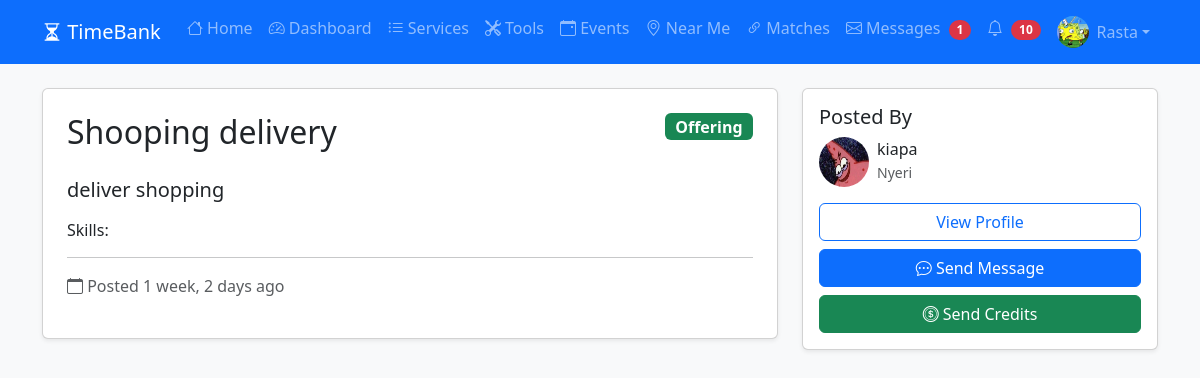
/listings/3/ (signed in), run on the app's committed database.
### myapp/models.py (models this page shows, shortened)
class Profile(models.Model):
    user = models.OneToOneField(User, on_delete=models.CASCADE)
    time_credits = models.DecimalField(max_digits=10, decimal_places=2, default=0.00)
    bio = models.TextField(blank=True)
    location = models.CharField(max_length=100, help_text="Neighborhood or City")
    phone = models.CharField(max_length=20, blank=True)
    profile_picture = models.ImageField(upload_to='profiles/', blank=True, null=True)
    latitude = models.DecimalField(max_digits=9, decimal_places=6, null=True, blank=True)
    longitude = models.DecimalField(max_digits=9, decimal_places=6, null=True, blank=True)
    is_available = models.BooleanField(default=True, help_text="Available to help others")
    created_at = models.DateTimeField(auto_now_add=True)

class ServiceListing(models.Model):
    TYPE_CHOICES = [
        ('OFFER', 'Offering Help'),
        ('REQUEST', 'Requesting Help'),
    ]
    user = models.ForeignKey(User, on_delete=models.CASCADE)
    title = models.CharField(max_length=200)
    description = models.TextField()
    listing_type = models.CharField(max_length=10, choices=TYPE_CHOICES)
    skills = models.ManyToManyField(Skill, related_name='listings')
    created_at = models.DateTimeField(auto_now_add=True)
    is_active = models.BooleanField(default=True)

### myapp/views.py (the view)
# urls.py: path('listings/<int:pk>/', views.listing_detail, name='listing_detail'),
def listing_detail(request, pk):
    listing = get_object_or_404(ServiceListing, pk=pk)
    context = {'listing': listing}
    return render(request, 'listings/detail.html', context)

### myapp/templates/listings/detail.html (shortened to what this page needs)
{% extends 'base.html' %}
{% block content %}
<div class="row">
    <div class="col-md-8">
        <div class="card shadow-sm">
            <div class="card-body p-4">
                <div class="d-flex justify-content-between align-items-start mb-3">
                    <h2>{{ listing.title }}</h2>
                    {% if listing.listing_type == 'OFFER' %}
                    <span class="badge bg-success fs-6">Offering</span>
                    {% else %}
                    <span class="badge bg-warning text-dark fs-6">Requesting</span>
                    {% endif %}
                </div>
                <p class="lead">{{ listing.description }}</p>
                <div class="mb-3">
                    <h6>Skills:</h6>
                </div>
                <hr>
                <div class="text-muted">
                    <p><i class="bi bi-calendar"></i> Posted {{ listing.created_at|timesince }} ago</p>
                </div>
            </div>
        </div>
    </div>
    <div class="col-md-4">
        <div class="card shadow-sm">
            <div class="card-body">
                <h5>Posted By</h5>
                <div class="d-flex align-items-center mb-3">
                    {% if listing.user.profile.profile_picture %}
                    <img src="{{ listing.user.profile.profile_picture.url }}" class="rounded-circle me-2" width="50" height="50">
                    {% else %}
                    <i class="bi bi-person-circle fs-1 me-2"></i>
                    {% endif %}
                    <div>
                        <h6 class="mb-0">{{ listing.user.get_full_name|default:listing.user.username }}</h6>
                        <small class="text-muted">{{ listing.user.profile.location }}</small>
                    </div>
                </div>
                <a href="{% url 'view_profile' listing.user.username %}" class="btn btn-outline-primary w-100 mb-2">
                    View Profile
                </a>
                {% if user.is_authenticated and user != listing.user %}
                <a href="{% url 'start_conversation_listing' listing.pk %}" class="btn btn-primary w-100 mb-2">
                    <i class="bi bi-chat-dots"></i> Send Message
                </a>
                <a href="{% url 'transfer_credits' %}" class="btn btn-success w-100">
                    <i class="bi bi-coin"></i> Send Credits
                </a>
                {% endif %}
            </div>
        </div>
    </div>
</div>
{% endblock %}

### myapp/templates/base.html (shortened to what this page needs)
<!DOCTYPE html>
<html lang="en">
<head>
    <link href="https://cdn.jsdelivr.net/npm/bootstrap@5.3.0/dist/css/bootstrap.min.css" rel="stylesheet">
    <link rel="stylesheet" href="https://cdn.jsdelivr.net/npm/bootstrap-icons@1.11.0/font/bootstrap-icons.css">
    <link rel="stylesheet" href="https://unpkg.com/leaflet@1.9.4/dist/leaflet.css" />
</head>
<body class="bg-light">
    <nav class="navbar navbar-expand-lg navbar-dark bg-primary">
        <div class="container">
            <a class="navbar-brand" href="{% url 'home' %}">
                <i class="bi bi-hourglass-split"></i> TimeBank
            </a>
            <div class="collapse navbar-collapse" id="navbarNav">
                <ul class="navbar-nav ms-auto">
                    <li class="nav-item">
                        <a class="nav-link" href="{% url 'home' %}">
                            <i class="bi bi-house"></i> Home
                        </a>
                    </li>
                    {% if user.is_authenticated %}
                    <li class="nav-item">
                        <a class="nav-link" href="{% url 'dashboard' %}">
                            <i class="bi bi-speedometer2"></i> Dashboard
                        </a>
                    </li>
                    {% endif %}
                    <li class="nav-item">
                        <a class="nav-link" href="{% url 'listing_browse' %}">
                            <i class="bi bi-list-ul"></i> Services
                        </a>
                    </li>
                    <li class="nav-item">
                        <a class="nav-link" href="{% url 'tool_browse' %}">
                            <i class="bi bi-tools"></i> Tools
                        </a>
                    </li>
                    <li class="nav-item">
                        <a class="nav-link" href="{% url 'event_browse' %}">
                            <i class="bi bi-calendar-event"></i> Events
                        </a>
                    </li>
                    <li class="nav-item">
                        <a class="nav-link" href="{% url 'map_view' %}">
                            <i class="bi bi-geo-alt"></i> Near Me
                        </a>
                    </li>
                    {% if user.is_authenticated %}
                    <li class="nav-item">
                        <a class="nav-link" href="{% url 'find_matches' %}">
                            <i class="bi bi-link-45deg"></i> Matches
                        </a>
                    </li>
                    <li class="nav-item">
                        <a class="nav-link position-relative" href="{% url 'inbox' %}">
                            <i class="bi bi-envelope"></i> Messages
                        </a>
                    </li>
                    <li class="nav-item">
                        <a class="nav-link position-relative" href="{% url 'notifications' %}">
                            <i class="bi bi-bell"></i>
                        </a>
                    </li>
                    <li class="nav-item dropdown">
                        <a class="nav-link dropdown-toggle d-flex align-items-center" href="#" id="userDropdown" role="button" data-bs-toggle="dropdown">
                            {% if user.profile.profile_picture %}
                                <img src="{{ user.profile.profile_picture.url }}"
                                     class="rounded-circle me-2"
                                     width="32"
                                     height="32"
                                     style="object-fit: cover;"
                                     alt="{{ user.username }}">
                            {% else %}
                                <div class="rounded-circle bg-primary text-white d-flex align-items-center justify-content-center me-2"
                                     style="width: 32px; height: 32px; font-size: 14px; font-weight: bold;">
                                    {{ user.username|first|upper }}
                                </div>
                            {% endif %}
                            {{ user.username }}
                        </a>
                    </li>
                    {% endif %}
                </ul>
            </div>
        </div>
    </nav>
    <div class="container mt-4">
        {% block content %}
        {% endblock %}
    </div>
</body>
</html>

### data on the page
ServiceListing: title "Shooping delivery", description "deliver shopping", created_at "1 week, 2 days", user.profile.profile_picture (picture), user.get_full_name "kiapa", user.profile.location "Nyeri"

### other printed values
{{ user.username }} "Rasta"
